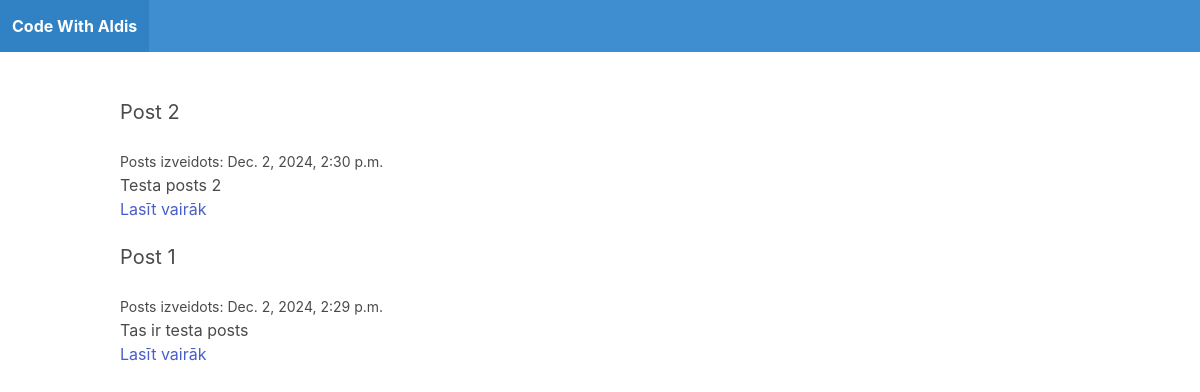
The page / on the database its author committed.
### blog/models.py (models this page shows)
class Post(models.Model):
    title = models.CharField(max_length=255)
    slug = models.SlugField()
    intro = models.TextField()
    body = models.TextField()
    date_added = models.DateTimeField(auto_now_add=True)
    class Meta:
        ordering = ['-date_added']

### blog/views.py (the view)
# urls.py: path('', frontpage, name='frontpage'),
def frontpage(request):
    posts = Post.objects.all()
    return render(request, 'blog/frontpage.html', {'posts': posts})

### blog/templates/blog/frontpage.html
{% extends 'blog/base.html' %}
{% block content %}
    {% for post in posts %}
        <div class="post block">
            <h2 class="subtitle">{{ post.title }}</h2>
            <small>Posts izveidots: {{ post.date_added }}</small>
            <p>{{ post.intro }}</p>
            <a href="{% url 'post_detail' post.slug %}">Lasīt vairāk</a>
        </div>
    {% endfor %}
{% endblock %}

### rows shown on the page
Post: title "Post 2", date_added "Dec. 2, 2024, 2:30 p.m.", intro "Testa posts 2"
Post: title "Post 1", date_added "Dec. 2, 2024, 2:29 p.m.", intro "Tas ir testa posts"
